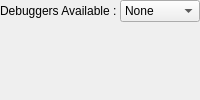
     <widget class="QWidget" name="wDebuggers" >
      <layout class="QGridLayout" >
       <property name="leftMargin" >
        <number>0</number>
       </property>
       <property name="topMargin" >
        <number>0</number>
       </property>
       <property name="rightMargin" >
        <number>0</number>
       </property>
       <property name="bottomMargin" >
        <number>0</number>
       </property>
       <property name="horizontalSpacing" >
        <number>3</number>
       </property>
       <property name="verticalSpacing" >
        <number>3</number>
       </property>
       <item row="0" column="0" >
        <widget class="QLabel" name="lDebuggers" >
         <property name="text" >
          <string>Debuggers Available :</string>
         </property>
        </widget>
       </item>
       <item row="0" column="1" >
        <widget class="QComboBox" name="cbDebuggers" >
         <property name="sizePolicy" >
          <sizepolicy vsizetype="Fixed" hsizetype="Expanding" >
           <horstretch>0</horstretch>
           <verstretch>0</verstretch>
          </sizepolicy>
         </property>
         <item>
          <property name="text" >
           <string>None</string>
          </property>
         </item>
        </widget>
       </item>
       <item row="1" column="0" colspan="2" >
        <widget class="QStackedWidget" name="swDebuggers" >
         <property name="currentIndex" >
          <number>0</number>
         </property>
         <widget class="QWidget" name="wDebuggerNone" />
        </widget>
       </item>
      </layout>
     </widget>
